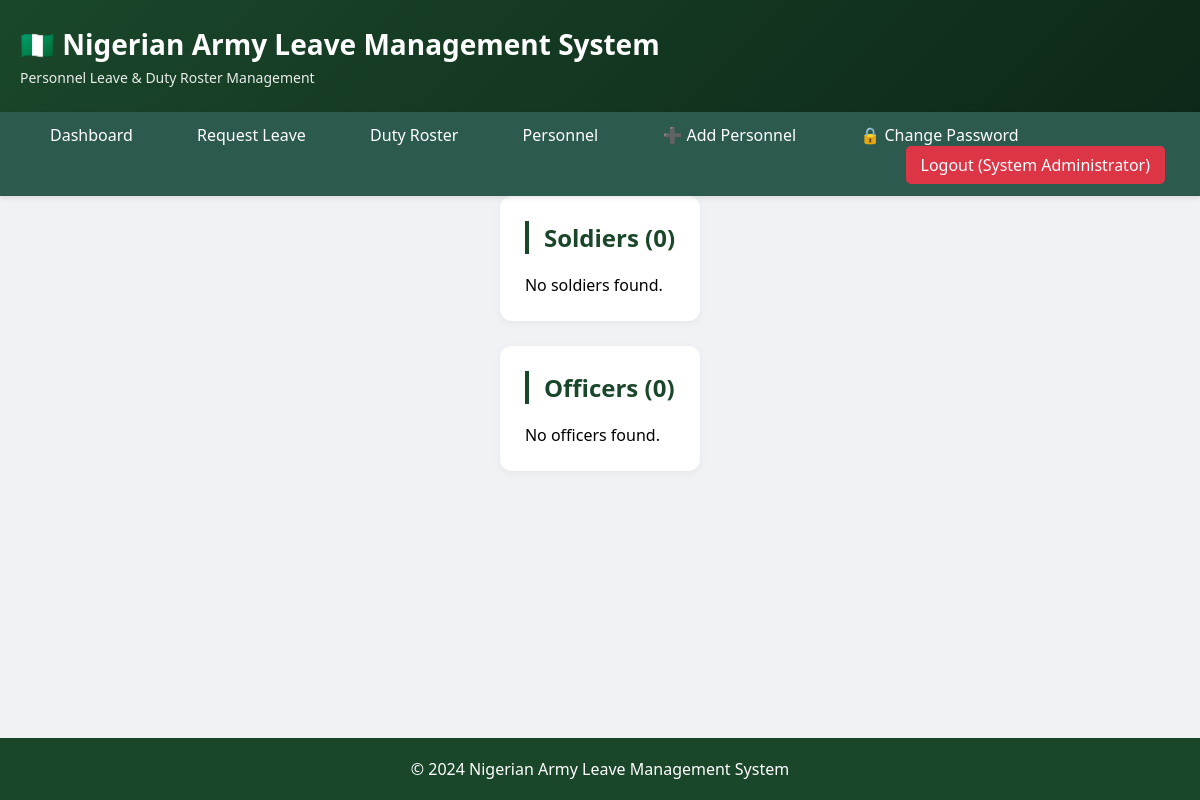
The app's page /view_personnel (signed in), older data.
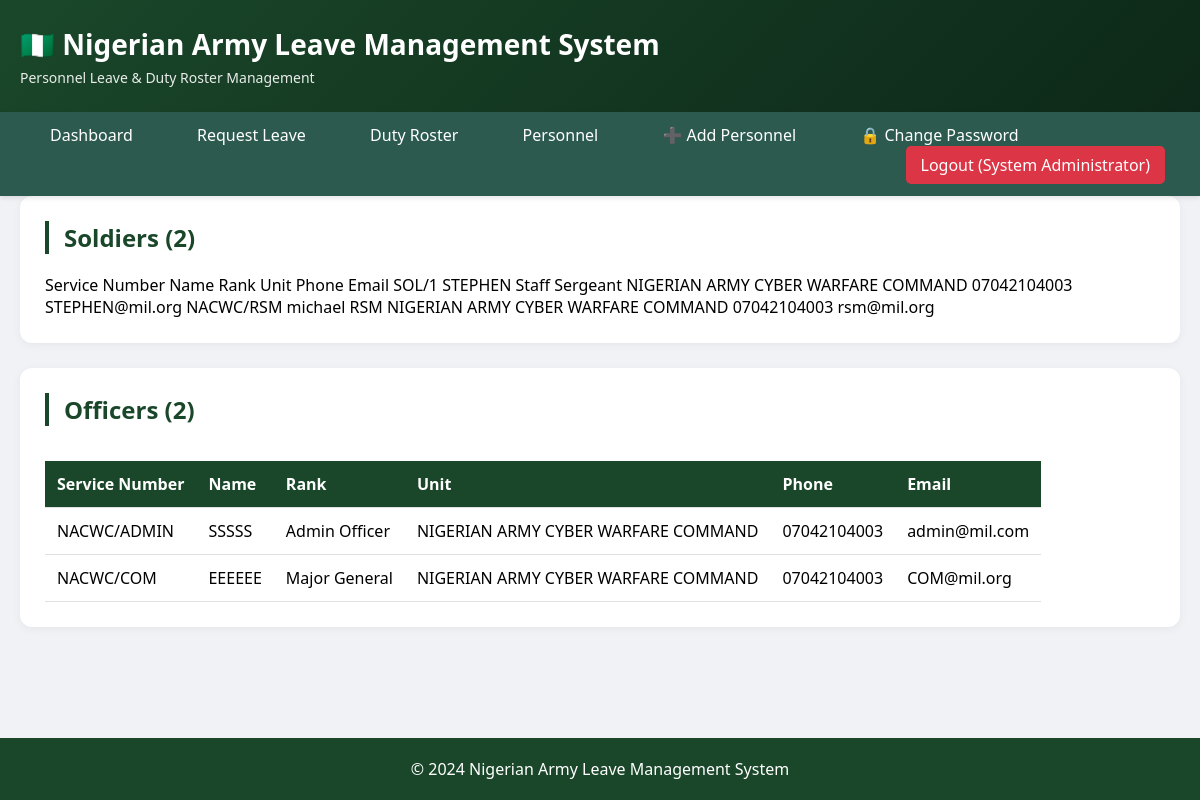
The same page, newer data.
### tables this page shows
CREATE TABLE personnel (
            id INTEGER PRIMARY KEY AUTOINCREMENT,
            service_number TEXT UNIQUE NOT NULL,
            name TEXT NOT NULL,
            rank TEXT NOT NULL,
            rank_category TEXT NOT NULL,
            rank_order INTEGER NOT NULL,
            unit TEXT,
            platoon TEXT,
            company TEXT,
            battalion TEXT,
            email TEXT,
            phone TEXT,
            password TEXT,
            force_password_change INTEGER DEFAULT 1,
            is_active BOOLEAN DEFAULT 1,
            created_at DATETIME DEFAULT CURRENT_TIMESTAMP,
            updated_at DATETIME DEFAULT CURRENT_TIMESTAMP
        );

### app.py (the view, shortened to what this page needs)
@app.route('/view_personnel')
def view_personnel():
    if 'user_id' not in session:
        return redirect(url_for('login'))
    manager = LeaveManager()
    can_view_all = manager.can_add_personnel(session['service_number'])
    if can_view_all:
        soldiers = manager.get_all_personnel('soldier')
        officers = manager.get_all_personnel('officer')
    manager.close()
    return render_template('view_personnel.html', soldiers=soldiers, officers=officers, user=session, can_view_all=can_view_all)

### leave_management.py (called while the page is built, shortened)
    def connect(self):
        self.conn = sqlite3.connect(self.db_path)
        self.conn.row_factory = sqlite3.Row
        self.cursor = self.conn.cursor()

    def close(self):
        if self.conn:
            self.conn.close()

    def can_add_personnel(self, service_number: str) -> bool:
        self.cursor.execute("""
            SELECT rank FROM personnel WHERE service_number = ? AND is_active = 1
        """, (service_number,))
        result = self.cursor.fetchone()
        if not result:
            return False
        rank = result['rank']
        allowed_ranks = ['Admin Officer', 'Chief of Staff',
                         'Lieutenant Colonel', 'Colonel', 'Brigadier General', 'Major General']
        if service_number == 'NACWCCORPERS':
            return True
        return rank in allowed_ranks

    def get_all_personnel(self, category: str = None) -> List[Dict]:
        if category:
            self.cursor.execute("""
                SELECT id, service_number, name, rank, rank_category, unit, phone, email
                FROM personnel
                WHERE rank_category = ? AND is_active = 1 AND service_number != 'NACWCCORPERS'
                ORDER BY rank_order
            """, (category,))
        return [dict(row) for row in self.cursor.fetchall()]

### templates/view_personnel.html (shortened to what this page needs)
{% extends "base.html" %}
{% block content %}
<div class="card">
    <h2>Soldiers ({{ soldiers|length }})</h2>
    {% if soldiers %}
    <div style="overflow-x: auto;">
        <thead>
            <tr>
                <th>Service Number</th>
                <th>Name</th>
                <th>Rank</th>
                <th>Unit</th>
                <th>Phone</th>
                <th>Email</th>
            </tr>
        </thead>
        <tbody>
            {% for soldier in soldiers %}
            <tr>
                <td>{{ soldier.service_number }}</td>
                <td>{{ soldier.name }}</td>
                <td>{{ soldier.rank }}</td>
                <td>{{ soldier.unit or '-' }}</td>
                <td>{{ soldier.phone or '-' }}</td>
                <td>{{ soldier.email or '-' }}</td>
            </tr>
            {% endfor %}
        </tbody>
    </div>
    {% else %}
    <p>No soldiers found.</p>
    {% endif %}
</div>
<div class="card">
    <h2>Officers ({{ officers|length }})</h2>
    {% if officers %}
    <div style="overflow-x: auto;">
        <table>
            <thead>
                <tr>
                    <th>Service Number</th>
                    <th>Name</th>
                    <th>Rank</th>
                    <th>Unit</th>
                    <th>Phone</th>
                    <th>Email</th>
                </tr>
            </thead>
            <tbody>
                {% for officer in officers %}
                <tr>
                    <td>{{ officer.service_number }}</td>
                    <td>{{ officer.name }}</td>
                    <td>{{ officer.rank }}</td>
                    <td>{{ officer.unit or '-' }}</td>
                    <td>{{ officer.phone or '-' }}</td>
                    <td>{{ officer.email or '-' }}</td>
                </tr>
                {% endfor %}
            </tbody>
        </table>
    </div>
    {% else %}
    <p>No officers found.</p>
    {% endif %}
</div>
{% endblock %}

### templates/base.html (shortened to what this page needs)
<!DOCTYPE html>
<html lang="en">
<head>
    <link rel="stylesheet" href="{{ url_for('static', filename='css/style.css') }}">
</head>
<body>
    <div class="header">
        <div class="container">
            <h1>🇳🇬 Nigerian Army Leave Management System</h1>
            <p>Personnel Leave & Duty Roster Management</p>
        </div>
    </div>
    {% if session.user_name %}
    <div class="nav">
        <div class="container">
            <a href="{{ url_for('dashboard') }}">Dashboard</a>
            <a href="{{ url_for('submit_leave') }}">Request Leave</a>
            <a href="{{ url_for('view_roster') }}">Duty Roster</a>
            <a href="{{ url_for('view_personnel') }}">Personnel</a>
            {% if session.is_master_admin or session.is_ao or session.is_chief_of_staff or session.is_commander %}
            <a href="{{ url_for('add_personnel') }}">➕ Add Personnel</a>
            {% endif %}
            <a href="{{ url_for('change_password') }}">🔒 Change Password</a>
            <a href="{{ url_for('logout') }}" class="logout">Logout ({{ session.user_name }})</a>
        </div>
    </div>
    {% endif %}
    <div class="container">
        {% block content %}{% endblock %}
    </div>
    <footer>
        <div class="container">
            <p>&copy; 2024 Nigerian Army Leave Management System</p>
        </div>
    </footer>
</body>
</html>

### static/css/style.css (style rules this page uses)
* { margin: 0; padding: 0; box-sizing: border-box; }
body { font-family: 'Segoe UI', Tahoma, Geneva, Verdana, sans-serif; background-color: #f0f2f5; min-height: 100vh; display: flex; flex-direction: column; }
.header { background: linear-gradient(135deg, #1a472a 0%, #0d2818 100%); color: white; padding: 25px 0; box-shadow: 0 2px 10px rgba(0,0,0,0.1); }
.header h1 { font-size: 28px; margin-bottom: 5px; }
.header p { font-size: 14px; opacity: 0.9; }
.nav { background-color: #2c5a4f; padding: 12px 0; box-shadow: 0 2px 5px rgba(0,0,0,0.1); position: sticky; top: 0; z-index: 100; }
.nav a { color: white; text-decoration: none; margin: 0 15px; padding: 8px 15px; border-radius: 5px; transition: all 0.3s ease; font-weight: 500; }
.nav a.logout { float: right; background-color: #dc3545; }
.container { max-width: 1400px; margin: 0 auto; padding: 0 20px; }
.card { background: white; border-radius: 12px; padding: 25px; margin-bottom: 25px; box-shadow: 0 2px 10px rgba(0,0,0,0.05); transition: transform 0.2s, box-shadow 0.2s; }
.card h2 { color: #1a472a; margin-bottom: 20px; border-left: 4px solid #1a472a; padding-left: 15px; }
table { width: 100%; border-collapse: collapse; margin-top: 15px; overflow-x: auto; display: block; }
th, td { padding: 12px; text-align: left; border-bottom: 1px solid #e0e0e0; }
th { background-color: #1a472a; color: white; font-weight: 600; position: sticky; top: 0; }
footer { text-align: center; padding: 20px; background-color: #1a472a; color: white; margin-top: auto; }

Row changes from the older to the newer data that the page shows:
added personnel: service_number "SOL/1", name "STEPHEN", rank "Staff Sergeant", unit "NIGERIAN ARMY CYBER WARFARE COMMAND", phone "07042104003", email "STEPHEN@mil.org", shown under "Soldiers (2)"
added personnel: service_number "NACWC/RSM", name "michael", rank "RSM", unit "NIGERIAN ARMY CYBER WARFARE COMMAND", phone "07042104003", email "rsm@mil.org", shown under "Soldiers (2)"
added personnel: service_number "NACWC/ADMIN", name "SSSSS", rank "Admin Officer", unit "NIGERIAN ARMY CYBER WARFARE COMMAND", phone "07042104003", email "admin@mil.com", shown under "Officers (2)"
added personnel: service_number "NACWC/COM", name "EEEEEE", rank "Major General", unit "NIGERIAN ARMY CYBER WARFARE COMMAND", phone "07042104003", email "COM@mil.org", shown under "Officers (2)"
Text that changed along with them:
{{ soldiers|length }}: "0" → "2"
{{ officers|length }}: "0" → "2"
text no longer shown: "No soldiers found. No officers found."
text now shown: "Service Number Name Rank Unit Phone Email Service Number Name Rank Unit Phone Email"
